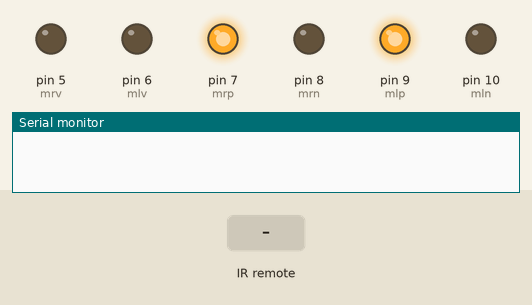
This sketch was run on a simulated Arduino Uno, built with avr-gcc and run on an emulated ATmega328P. Parts: output pins drawn as LEDs (lit = HIGH), the last lines printed to the serial monitor. The inputs (shaded band) are chosen by the test bench.

Above: at 1.2 s.
1.3 s: infrared code 0x00FF18E7 received
At 1.42 s:
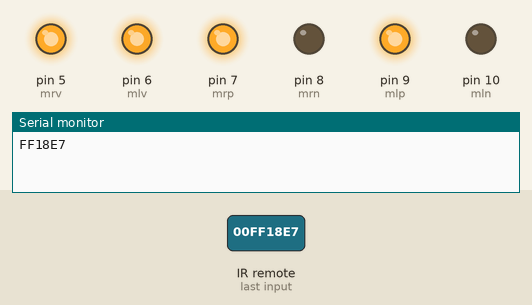
3.0 s: infrared code 0x00FF4AB5 received
At 3.12 s:
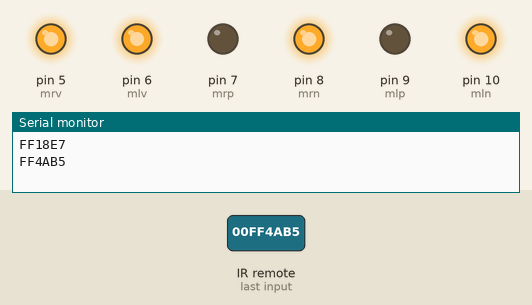
4.7 s: infrared code 0x00FF5AA5 received
At 4.82 s:
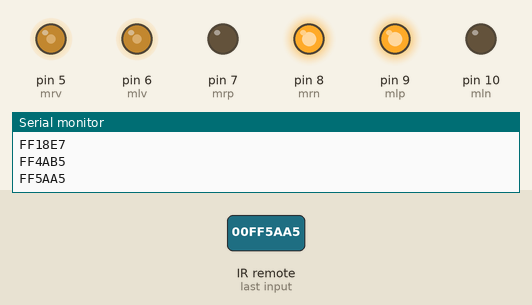
6.4 s: infrared code 0x00FF10EF received
At 6.52 s:
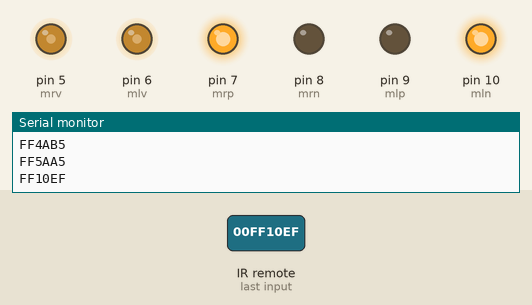
8.1 s: infrared code 0x00FF18E7 received
At 9.3 s:
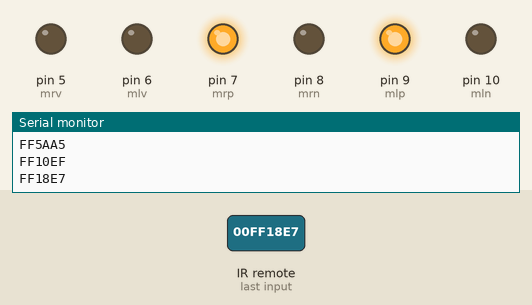
9.8 s: infrared code 0x00FF4AB5 received
At 9.92 s:
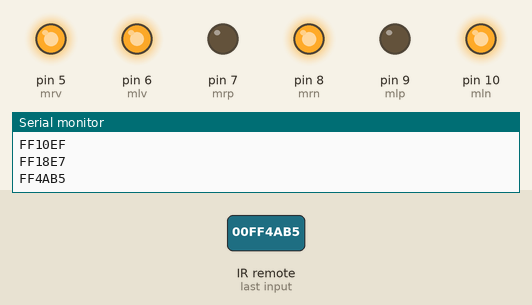
Timing chart, 0 to 12.5 s (numbered marks = the images above; inputs shaded):
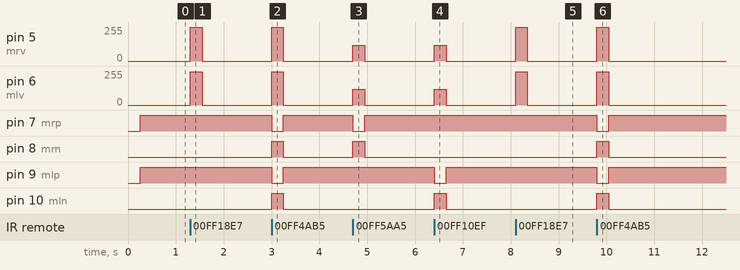

Measured:
- after the input at 1.3 s, pin 5 (mrv): 0/255 → 255/255 at once, → 0/255 0.25 s later; pin 6 (mlv): 0/255 → 250/255 at once, → 0/255 0.25 s later
- after the input at 3.0 s, pin 5 (mrv): 0/255 → 255/255 at once, → 0/255 0.25 s later; pin 6 (mlv): 0/255 → 250/255 at once, → 0/255 0.25 s later; pin 7 (mrp), pin 9 (mlp): HIGH → LOW at once, → HIGH 0.25 s later; pin 8 (mrn), pin 10 (mln): LOW → HIGH at once, → LOW 0.25 s later
- after the input at 4.7 s, pin 5 (mrv), pin 6 (mlv): 0/255 → 120/255 at once, → 0/255 0.25 s later; pin 7 (mrp): HIGH → LOW at once, → HIGH 0.25 s later; pin 8 (mrn): LOW → HIGH at once, → LOW 0.25 s later
- after the input at 6.4 s, pin 5 (mrv), pin 6 (mlv): 0/255 → 120/255 at once, → 0/255 0.25 s later; pin 9 (mlp): HIGH → LOW at once, → HIGH 0.25 s later; pin 10 (mln): LOW → HIGH at once, → LOW 0.25 s later
- after the input at 8.1 s, pin 5 (mrv): 0/255 → 255/255 at once, → 0/255 0.25 s later; pin 6 (mlv): 0/255 → 250/255 at once, → 0/255 0.25 s later
- after the input at 9.8 s, pin 5 (mrv): 0/255 → 255/255 at once, → 0/255 0.25 s later; pin 6 (mlv): 0/255 → 250/255 at once, → 0/255 0.25 s later; pin 7 (mrp), pin 9 (mlp): HIGH → LOW at once, → HIGH 0.25 s later; pin 8 (mrn), pin 10 (mln): LOW → HIGH at once, → LOW 0.25 s later

The sketch:

kitcar.ino
```cpp
#include <Arduino.h>

#define REMOTE 1 //whether or not to use the IR sensor code
#define BLUETOOTH 0 //...the bluetooth-controlled drive code
#define LINE 0 //...the line-following system

#define sl 3
#define sr 11
#define ir 4

#define mrv 5
#define mrp 7
#define mrn 8
#define mlv 6
#define mlp 9
#define mln 10

#if REMOTE

#include <IRremote.h>

#define IR_FORTH	0x00ff18e7       //code from IR controller "▲" button
#define IR_BACK		0x00FF4AB5       //code from IR controller "▼" button
#define IR_RIGHT	0x00FF5AA5       //code from IR controller ">" button
#define IR_LEFT		0x00FF10EF       //code from IR controller "<" button
#define IR_OK		0x00FF38C7       //code from IR controller "OK" button
#define IR_0		0x00FF9867       //code from IR controller "0" button
#define IR_1		0x00FFA25D       //code from IR controller "1" button
#define IR_2		0x00FF629D       //code from IR controller "2" button
#define IR_3		0x00FFE21D       //code from IR controller "3" button
#define IR_4		0x00FF22DD       //code from IR controller "4" button
#define IR_5		0x00FF02FD       //code from IR controller "5" button
#define IR_6		0x00FFC23D       //code from IR controller "6" button
#define IR_7		0x00FFE01F       //code from IR controller "7" button
#define IR_8		0x00FFA857       //code from IR controller "8" button
#define IR_9		0x00FF906F       //code from IR controller "9" button
#define IR_STAR		0x00FF6897       //code from IR controller "*" button
#define IR_POUND	0x00FFB04F       //code from IR controller "#" button

IRrecv IR(ir);  //IR sensor object
decode_results IRresults;

int timeOut=0;//allow for movement to sustain for some time
bool wasPressed=false;//to see if a button was just released

#endif

//general motor movement////////////////////////////////////
int rvel;//store right wheel velocity for transforming
int lvel;//store left wheel velocity for transforming

void writeR(int vel){
	if(vel<0){//if velocity is negative
		digitalWrite(mrp,LOW);//positive pin off
		digitalWrite(mrn,HIGH);//negative pin on
		rvel=-vel;//rvel is positive
	}else{
		digitalWrite(mrn,LOW);//negative pin off
		digitalWrite(mrp,HIGH);//positive pin on
		rvel=vel;//rvel is positive
	}

	//constrain motor speed to 255, the max PWM output
	if(rvel>255){
		rvel=255;
	}

	analogWrite(mrv,rvel);//write the PWM signal
}

void writeL(int vel){
	if(vel<0){//if velocity is negative
		digitalWrite(mlp,LOW);//positive pin off
		digitalWrite(mln,HIGH);//negative pin on
		lvel=-vel;//lvel is positive
	}else{
		digitalWrite(mln,LOW);//negative pin off
		digitalWrite(mlp,HIGH);//positive pin on
		lvel=vel;//lvel is positive
	}

	//constrain motor speed to 255, the max PWM output
	if(lvel>255){
		lvel=255;
	}

	analogWrite(mlv,lvel);//write the PWM signal
}

#if REMOTE
//ir sensor functions///////////////////////////////////////
void ir_stuff()
{
	if(IR.decode(&IRresults)){
		wasPressed=true;//setup for when button is released
		switch(IRresults.value){
		case IR_FORTH:
			writeR(255);
			writeL(250);
			break;
		case IR_RIGHT:
			writeR(-120);
			writeL(120);
			break;
		case IR_LEFT:
			writeR(120);
			writeL(-120);
			break;
		case IR_BACK:
			writeR(-255);
			writeL(-250);
			break;
		default:
			break;
		}
		Serial.println(IRresults.value,HEX);

		IRresults.value = 0;
		IR.resume();
	}else if(wasPressed){
		wasPressed=false;//don't call this whenever no buttons are pressed
		timeOut=millis();//what time is it?
	}else if(millis()-timeOut>=250){/**/
		writeL(0);
		writeR(0);
	}
}
#endif


void setup(){
	Serial.begin(115200);

	pinMode(mrv,OUTPUT);
	pinMode(mrp,OUTPUT);
	pinMode(mrn,OUTPUT);
	pinMode(mlv,OUTPUT);
	pinMode(mlp,OUTPUT);
	pinMode(mln,OUTPUT);

#if REMOTE
	pinMode(ir,INPUT);
	digitalWrite(ir,HIGH);
	IR.enableIRIn();
#endif
}

void loop(){
#if REMOTE
	ir_stuff();
#endif
}
```
